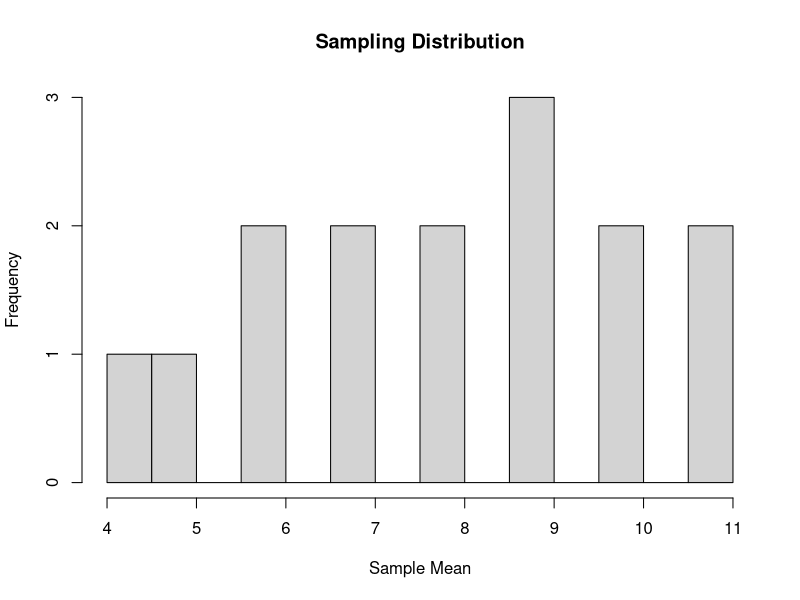
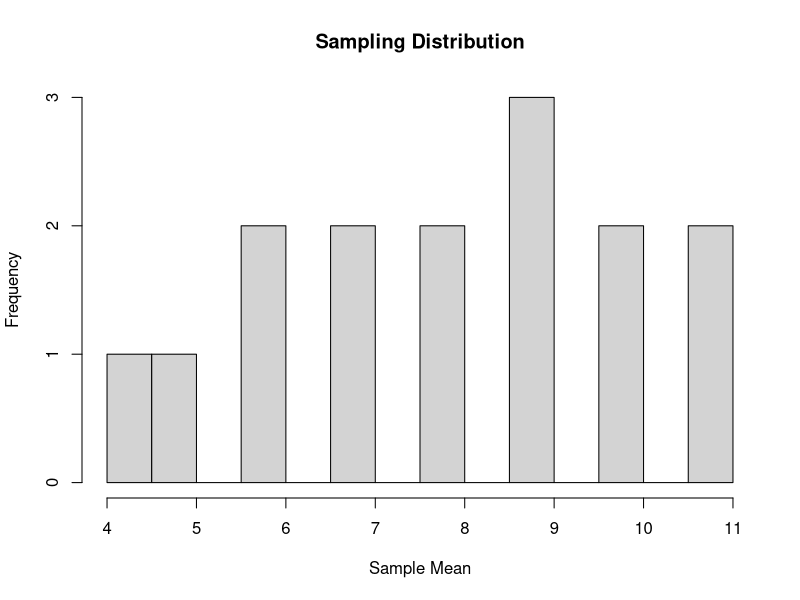
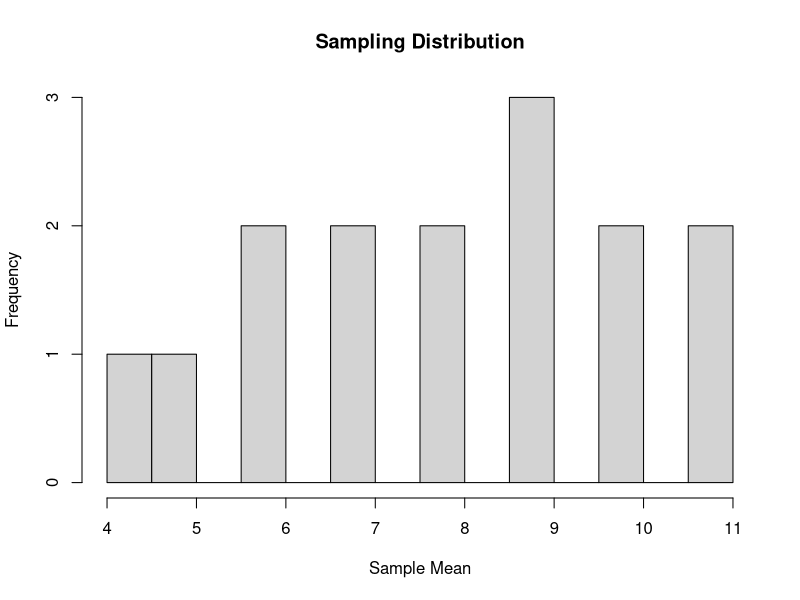
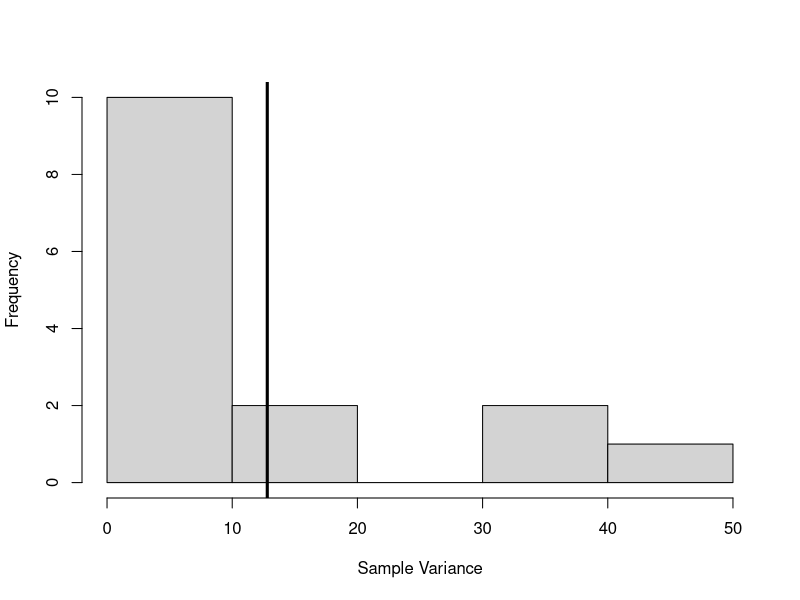
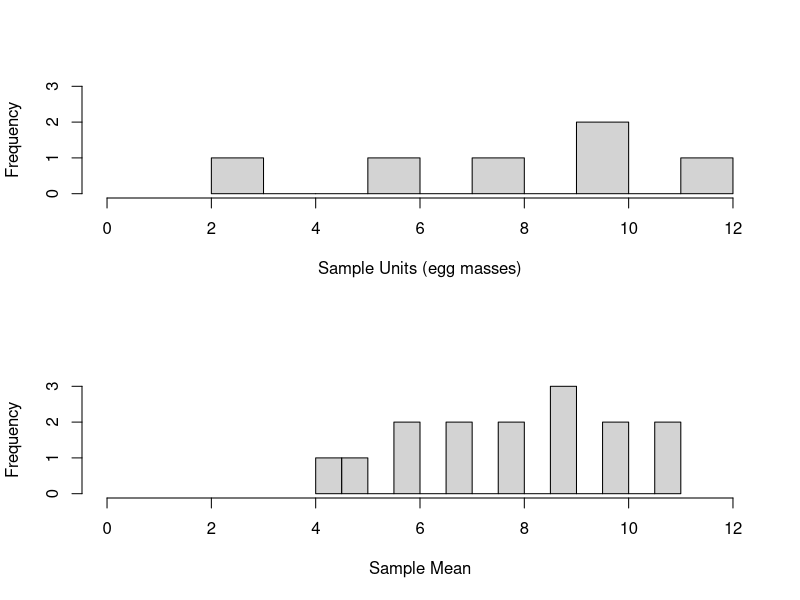
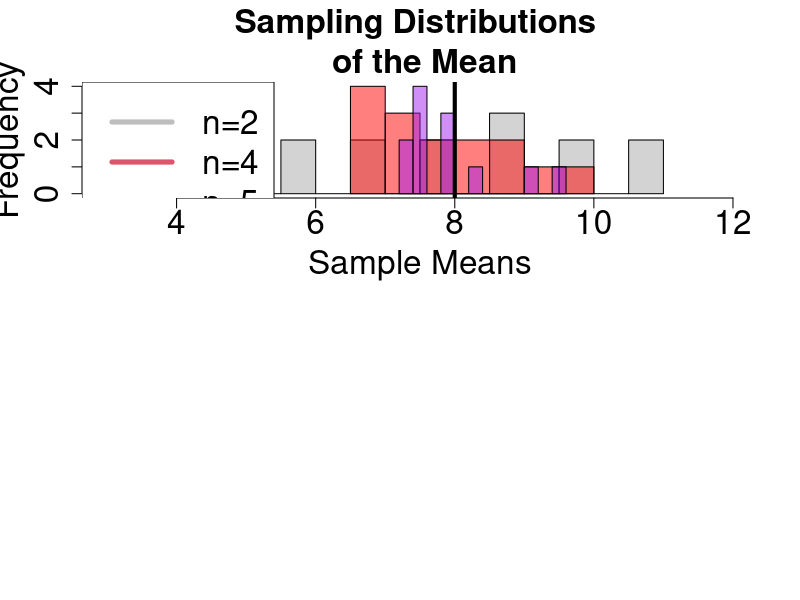
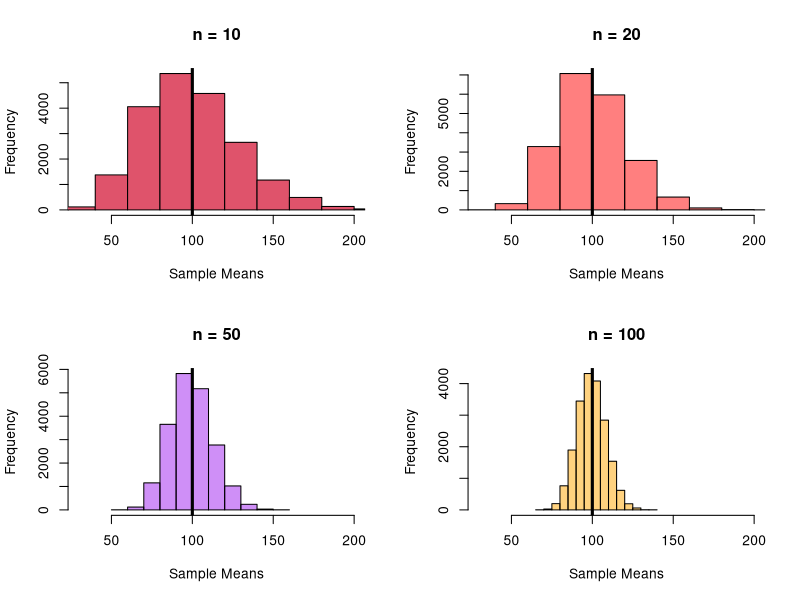
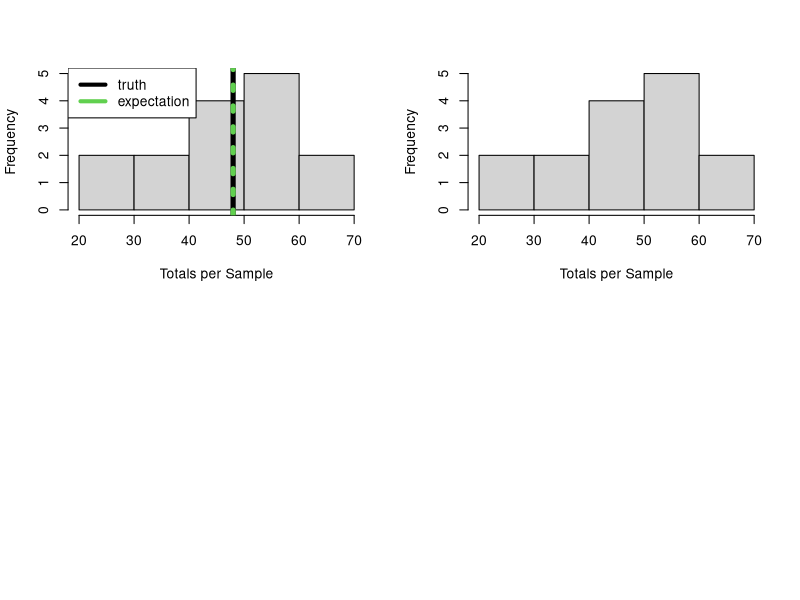

Write the R code that produced these figures, in order. (Note: this script raises an error after producing the figures.)
## ---- chunk 1
library(tidyverse)
library(kableExtra)
library(magrittr)
library(knitr)
## ---- chunk 2
ponds = data.frame(matrix(nrow=6,ncol=2))
colnames(ponds)=c("Pond","egg.mass")

ponds$Pond=LETTERS[1:6]
ponds$egg.mass = c(2,6,8,10,10,12)

ponds %>% 
  kable(table.attr = 'data-quarto-disable-processing="true"') %>% 
  kableExtra::kable_styling(bootstrap_options = c("striped"), full_width = FALSE,font_size = 30)

## ---- chunk 3
mu = mean(ponds$egg.mass)
## ---- chunk 4
choose(6,2)
## ---- chunk 5
utils::combn(LETTERS[1:6],2)
## ---- chunk 6
ponds.letters=t(utils::combn(LETTERS[1:6],2))
ponds.numbers=utils::combn(1:6,2)

ponds.all=data.frame(cbind(matrix(1:15,ncol=1),ponds.letters,matrix(ponds$egg.mass[ponds.numbers],ncol=2,byrow = TRUE)))
colnames(ponds.all)=c("Sample.Number","First Pond","Second Pond","First Value","Second Value")

ponds.all %>% 
  kable(table.attr = 'data-quarto-disable-processing="true"') %>% 
  kableExtra::kable_styling(bootstrap_options = c("striped"), full_width = FALSE,font_size = 20)

## ---- chunk 7
sample(LETTERS[1:6],2)
## ---- chunk 8
sample(LETTERS[1:6],2)
## ---- chunk 9
sample(LETTERS[1:6],2)
## ---- chunk 10
#library(kableExtra)
#library(tidyr)
ponds.all$Sample.Mean = apply(matrix(ponds$egg.mass[ponds.numbers],ncol=2,byrow = TRUE),1,mean)

ponds.all$Sample.Error = (ponds.all$Sample.Mean-8)

#knitr::kable(ponds.all)


ponds.all %>% 
  kable(table.attr = 'data-quarto-disable-processing="true"') %>% 
  kableExtra::kable_styling(bootstrap_options = c("striped"), full_width = FALSE,font_size = 20)

## ---- chunk 11
ponds.simple = data.frame(Sample.Number = ponds.all$Sample.Number,
                          Sample.Mean = ponds.all$Sample.Mean,
                          Sample.Error = ponds.all$Sample.Mean-8
                          )
ponds.simple %>% 
  kable(table.attr = 'data-quarto-disable-processing="true"') %>% 
  kableExtra::kable_styling(bootstrap_options = c("striped"), full_width = FALSE,font_size = 20)

## ---- chunk 12
#result above
mean(ponds.simple$Sample.Mean)
## ---- chunk 13
#result above
sum(ponds.simple$Deviance.Truth)
## ---- chunk 14
temp=data.frame(table(ponds.simple$Sample.Mean))
colnames(temp)=c("Sample.Mean","Frequency")
temp$Relative.Freq= temp$Frequency/sum(temp$Frequency)
temp$Mean.times.Rel.Freq= as.numeric(as.character(temp$Sample.Mean))*temp$Relative.Freq

temp$Sample.Mean=as.character(temp$Sample.Mean)
temp[9,]=c("Sum","15","1","8")

temp$Relative.Freq = as.numeric(temp$Relative.Freq)
temp$Mean.times.Rel.Freq = as.numeric(temp$Mean.times.Rel.Freq)
temp %>% 
  kable(table.attr = 'data-quarto-disable-processing="true"',
        digits = 3) %>% 
  kableExtra::kable_styling(bootstrap_options = c("striped"), full_width = FALSE,font_size = 30)

# temp2=data.frame("SUM",sum(as.numeric(temp$Frequency[1:8])),sum(as.numeric(temp$Relative.Freq[1:8])),sum(as.numeric(temp$Mean.times.Rel.Freq[1:8])))
# colnames(temp2)=NULL
# 
# temp2 %>% 
#   kable(table.attr = 'data-quarto-disable-processing="true"') %>% 
#   kableExtra::kable_styling(bootstrap_options = c("striped"), full_width = FALSE,font_size = 40)

## ---- chunk 15
temp=data.frame(table(ponds.simple$Sample.Mean))
colnames(temp)=c("Sample.Mean","Frequency")
temp$Relative.Freq= temp$Frequency/sum(temp$Frequency)
temp$Mean.times.Rel.Freq= as.numeric(as.character(temp$Sample.Mean))*temp$Relative.Freq

hist(ponds.simple$Sample.Mean,freq=TRUE,breaks=10,
     main="Sampling Distribution",
     xlab="Sample Mean")

## ---- chunk 16
hist(ponds.simple$Sample.Mean,freq=TRUE,breaks=10,
     main="Sampling Distribution",
     xlab="Sample Mean")

## ---- chunk 17
hist(ponds.simple$Sample.Mean,freq=TRUE,breaks=10,
     main="Sampling Distribution",
     xlab="Sample Mean")
## ---- chunk 18
ponds.simple %>% 
  kable(table.attr = 'data-quarto-disable-processing="true"') %>% 
  kableExtra::kable_styling(bootstrap_options = c("striped"), full_width = FALSE,font_size = 20)
## ---- chunk 19
var(ponds.simple$Sample.Mean)
## ---- chunk 20
(1/(6-1))*sum((ponds$egg.mass-8)^2)
## ---- chunk 21
var.per.sample = apply(
                       cbind(ponds.all$`First Value`,ponds.all$`Second Value`),
                       1,
                       var
                       )
# Expected value of population variance
  mean(var.per.sample)
## ---- chunk 22
 hist(var.per.sample,xlab="Sample Variance", main="")
 abline(v=mean(var.per.sample),lwd=3)
## ---- chunk 23
par(mfrow=c(2,1))
hist(ponds$egg.mass,freq=TRUE,breaks=10,
     main="",
     xlab="Sample Units (egg masses)",ylim=c(0,3),xlim=c(0,12))
hist(ponds.simple$Sample.Mean,freq=TRUE,breaks=10,
     main="",
     xlab="Sample Mean",ylim=c(0,3),xlim=c(0,12))
## ---- chunk 24
#sampling distribution of n=4
  ponds.numbers2=t(utils::combn(1:6,4))
  ponds.all2=matrix(ponds$egg.mass[c(ponds.numbers2)],ncol=4,byrow = FALSE)

  ponds.numbers3=t(utils::combn(1:6,6))
  ponds.all3=matrix(ponds$egg.mass[c(ponds.numbers2)],ncol=5,byrow = FALSE)

  
#expected variance of sampling distributiuon

hist(ponds.simple$Sample.Mean,breaks=10,xlim=c(3,12),ylim=c(0,4),xlab="Sample Means",main="Sampling Distributions \n of the Mean",cex = 2,cex.axis=2,cex.lab=2,cex.main=2)
hist(apply(ponds.all2,1,mean),add=TRUE,col=grDevices::adjustcolor("red",alpha.f = 0.5)  ,breaks=10,cex = 2,cex.axis=2,cex.lab=2)
hist(apply(ponds.all3,1,mean),add=TRUE,col=grDevices::adjustcolor("purple",alpha.f = 0.5)  ,breaks=10,cex = 2,cex.axis=2,cex.lab=2)
legend("topleft",legend=c("n=2","n=4","n=5"),col=c("grey",2,"purple"),lwd=5,cex = 2)
abline(v=8,lty=1,col=1,lwd=4)
## ---- chunk 25
 sample.mean.fn = function(target,n){
                                     mean(
                                         sample(target,n)
                                          )
                                     }

#z = rnorm(100,100,10)

set.seed(34234)
z=(rgamma(1000,1,0.01))

#random sample many means n= 10
n = 10
  mu.hat1 = replicate(20000,
                     sample.mean.fn(z,n)
                     )
n = 20  
  mu.hat2 = replicate(20000,
                     sample.mean.fn(z,n)
                     )
n = 50  
  mu.hat3 = replicate(20000,
                     sample.mean.fn(z,n)
                     )
n = 100    
  mu.hat4 = replicate(20000,
                     sample.mean.fn(z,n)
                     )
  
  
par(mfrow=c(2,2))
hist(mu.hat1,col=2,breaks=10,freq = TRUE,xlab="Sample Means",main="n = 10",xlim=c(30,200))
abline(v=100,col=1,lwd=3)
hist(mu.hat2,col=grDevices::adjustcolor("red",alpha.f = 0.5),add=FALSE,breaks=10,freq = TRUE,xlab="Sample Means",main="n = 20",xlim=c(30,200))
abline(v=100,col=1,lwd=3)
hist(mu.hat3,col=grDevices::adjustcolor("purple",alpha.f = 0.5),add=FALSE,breaks=10,freq = TRUE,xlab="Sample Means",main="n = 50",xlim=c(30,200))
abline(v=100,col=1,lwd=3)
hist(mu.hat4,col=grDevices::adjustcolor("orange",alpha.f = 0.5),add=FALSE,breaks=20,freq = TRUE,xlab="Sample Means",main="n = 100",xlim=c(30,200))
abline(v=100,col=1,lwd=3)
## ---- chunk 26
tau.est = ponds.simple$Sample.Mean * 6
hist(tau.est,main="",xlab="Totals per Sample")
abline(v=sum(ponds$egg.mass),lwd=5,col=1,lty=1)
abline(v=mean(ponds.simple$Sample.Mean) * 6,lwd=5,lty=3,col=3)
legend("topleft",col=c(1,3),legend=c("truth","expectation"),lwd=4)

## ---- chunk 27
hist(ponds.simple$Sample.Mean * 6,main="",xlab="Totals per Sample")
## ---- chunk 28
length(which( tau.est <=  2*48))/length(tau.est)
## ---- chunk 29
#Output code into R file
knitr::purl(input="../FW552/SRS.qmd",output="../FW552/SRS.r")
